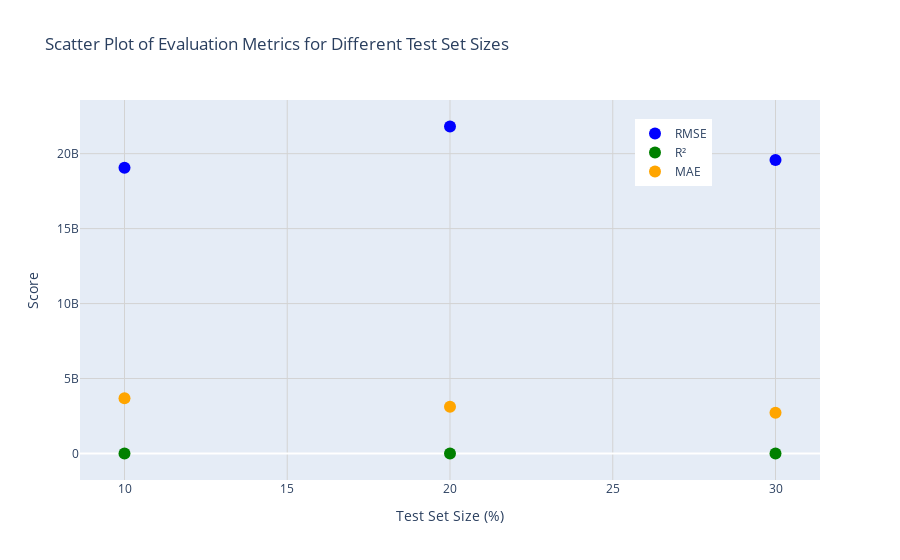

Notebook cell for this chart:
### Code cell
import plotly.graph_objects as go

# Replace these values with your actual scores
mae_scores = [3691550124.42, 3113427428.63, 2724523709.50]
r2_scores = [0.95, 0.93, 0.95]
rmse_scores = [19061995786.15, 21811867903.45, 19579433507.72]
test_set_sizes = [10, 20, 30]

# Create traces for each metric
trace_rmse = go.Scatter(x=test_set_sizes, y=rmse_scores, mode='markers', name='RMSE', marker=dict(color='blue', size=12))
trace_r2 = go.Scatter(x=test_set_sizes, y=r2_scores, mode='markers', name='R²', marker=dict(color='green', size=12))
trace_mae = go.Scatter(x=test_set_sizes, y=mae_scores, mode='markers', name='MAE', marker=dict(color='orange', size=12))

# Create layout for the plot
layout = go.Layout(
    title='Scatter Plot of Evaluation Metrics for Different Test Set Sizes',
    xaxis=dict(title='Test Set Size (%)', gridcolor='lightgray'),
    yaxis=dict(title='Score', gridcolor='lightgray'),
    legend=dict(x=0.75, y=0.95),
)

# Create figure and add traces
fig = go.Figure(data=[trace_rmse, trace_r2, trace_mae], layout=layout)

# Show the interactive scatter plot
fig.show()

### Figure 1 — Plotly figure (JSON) as saved in the notebook; plotly's stock layout.template omitted (floating-point values rounded to 4 significant figures)
{"data": [{"marker": {"color": "blue", "size": 12}, "mode": "markers", "name": "RMSE", "type": "scatter", "x": [10, 20, 30], "y": [19060000000.0, 21810000000.0, 19580000000.0]}, {"marker": {"color": "green", "size": 12}, "mode": "markers", "name": "R²", "type": "scatter", "x": [10, 20, 30], "y": [0.95, 0.93, 0.95]}, {"marker": {"color": "orange", "size": 12}, "mode": "markers", "name": "MAE", "type": "scatter", "x": [10, 20, 30], "y": [3692000000.0, 3113000000.0, 2725000000.0]}], "layout": {"legend": {"x": 0.75, "y": 0.95}, "title": {"text": "Scatter Plot of Evaluation Metrics for Different Test Set Sizes"}, "xaxis": {"gridcolor": "lightgray", "title": {"text": "Test Set Size (%)"}}, "yaxis": {"gridcolor": "lightgray", "title": {"text": "Score"}}}}
